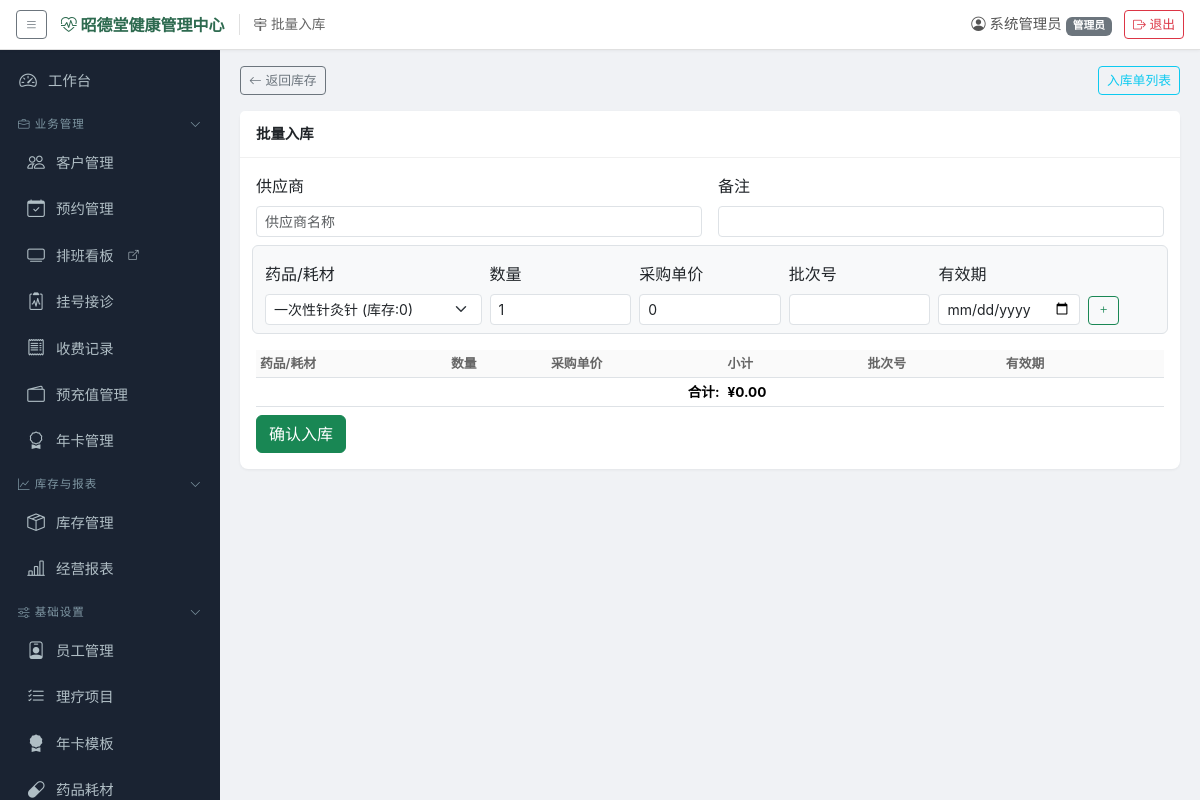
The page /inventory/batch_inbound (signed in) on the database its author committed.
### models.py (models this page shows, shortened)
class SystemConfig(db.Model):
    __tablename__ = 'system_configs'
    id = db.Column(db.Integer, primary_key=True)
    key = db.Column(db.String(100), unique=True, nullable=False)
    value = db.Column(db.String(500))
    description = db.Column(db.String(200))

class User(UserMixin, db.Model):
    __tablename__ = 'users'
    id = db.Column(db.Integer, primary_key=True)
    username = db.Column(db.String(50), unique=True, nullable=False)
    password_hash = db.Column(db.String(256), nullable=False)
    display_name = db.Column(db.String(50), nullable=False)
    role = db.Column(db.String(20), nullable=False, default='前台')  # 管理员/前台/理疗师/库管
    is_active_user = db.Column(db.Boolean, default=True)
    created_at = db.Column(db.DateTime, default=datetime.now)

### app.py (the view, shortened to what this page needs)
@app.route('/inventory/batch_inbound', methods=['GET', 'POST'])
@login_required
@role_required('管理员', '库管')
def batch_inbound():
    meds = Medicine.query.filter_by(is_active=True).order_by(Medicine.name).all()
    mids = [m.id for m in meds]
    stock_map = _batch_stock_query(mids)
    return render_template('batch_inbound.html', medicines=meds, stock_map=stock_map)

### app.py (called while the page is built)
@login_manager.user_loader
def load_user(user_id):
    return db.session.get(User, int(user_id))

def _generate_csrf_token():
    if '_csrf_token' not in session:
        session['_csrf_token'] = secrets.token_hex(16)
    return session['_csrf_token']

def role_required(*roles):
    def decorator(f):
        @wraps(f)
        def decorated_function(*args, **kwargs):
            if current_user.role not in roles and current_user.role != '管理员':
                flash('您没有权限执行此操作', 'danger')
                return redirect(url_for('dashboard'))
            return f(*args, **kwargs)
        return decorated_function
    return decorator

def _batch_stock_query(medicine_ids):
    if not medicine_ids:
        return {}
    rows = db.session.query(
        InventoryLedger.medicine_id,
        db.func.coalesce(db.func.sum(InventoryLedger.current_qty), 0)
    ).filter(InventoryLedger.medicine_id.in_(medicine_ids)
    ).group_by(InventoryLedger.medicine_id).all()
    return {mid: qty for mid, qty in rows}

### templates/batch_inbound.html (shortened to what this page needs)
{% extends "base.html" %}
{% block page_title %}批量入库{% endblock %}
{% block content %}
<div class="d-flex justify-content-between mb-3">
    <a href="{{ url_for('inventory') }}" class="btn btn-sm btn-outline-secondary"><i class="bi bi-arrow-left"></i> 返回库存</a>
    <a href="{{ url_for('inbound_orders') }}" class="btn btn-sm btn-outline-info">入库单列表</a>
</div>
<div class="card mb-3"><div class="card-header">批量入库</div><div class="card-body">
    <form method="POST" id="batchForm">
        <div class="row g-3 mb-3">
            <div class="col-md-6"><label class="form-label">供应商</label>
                <input type="text" name="supplier" id="supplier" class="form-control form-control-sm" placeholder="供应商名称"></div>
            <div class="col-md-6"><label class="form-label">备注</label>
                <input type="text" name="remark" class="form-control form-control-sm"></div>
        </div>
        <div class="row g-2 mb-3 p-2 border rounded bg-light">
            <div class="col-md-3"><label class="form-label">药品/耗材</label>
                <select id="addMed" class="form-select form-select-sm">
                    {% for m in medicines %}<option value="{{ m.id }}" data-name="{{ m.name }}">{{ m.name }} (库存:{{ stock_map.get(m.id, 0) }})</option>{% endfor %}
                </select></div>
            <div class="col-md-2"><label class="form-label">数量</label>
                <input type="number" id="addQty" class="form-control form-control-sm" min="1" value="1"></div>
            <div class="col-md-2"><label class="form-label">采购单价</label>
                <input type="number" id="addPrice" class="form-control form-control-sm" step="0.01" value="0"></div>
            <div class="col-md-2"><label class="form-label">批次号</label>
                <input type="text" id="addBatch" class="form-control form-control-sm"></div>
            <div class="col-md-2"><label class="form-label">有效期</label>
                <input type="date" id="addExpiry" class="form-control form-control-sm"></div>
            <div class="col-md-1 d-flex align-items-end"><button type="button" class="btn btn-sm btn-outline-success" onclick="addItem()"><i class="bi bi-plus"></i></button></div>
        </div>
        <div class="table-responsive"><table class="table table-sm table-hover mb-2">
            <thead><tr><th>药品/耗材</th><th>数量</th><th>采购单价</th><th>小计</th><th>批次号</th><th>有效期</th><th></th></tr></thead>
            <tfoot><tr class="fw-bold"><td colspan="3" class="text-end">合计:</td><td id="totalAmount">¥0.00</td><td colspan="3"></td></tr></tfoot>
        </table></div>
        <button type="submit" class="btn btn-success" onclick="return beforeSubmit()">确认入库</button>
    </form>
</div></div>
{% endblock %}

### templates/base.html (shortened to what this page needs)
<!DOCTYPE html>
<html lang="zh-CN">
<head>
    <link href="{{ url_for('static', filename='vendor/bootstrap.min.css') }}" rel="stylesheet">
    <link href="{{ url_for('static', filename='vendor/bootstrap-icons.min.css') }}" rel="stylesheet">
    <link href="{{ url_for('static', filename='css/style.css') }}" rel="stylesheet">
</head>
<body>
{% if current_user.is_authenticated %}
<header class="global-topbar">
    <div class="topbar-left">
        <button class="btn btn-sm btn-outline-secondary" id="sidebarToggle" title="展开/收起导航">
            <i class="bi bi-list"></i>
        </button>
        <span class="site-title" title="可在 系统管理→系统配置 中修改系统名称">
            <i class="bi bi-heart-pulse"></i> {{ site_title }}
        </span>
        <span class="nav-path" id="navPath"><i class="bi bi-signpost-2"></i> {% block page_title %}{% endblock %}</span>
    </div>
    <div class="topbar-right">
        <span class="user-info"><i class="bi bi-person-circle"></i> {{ current_user.display_name }}
            <small class="badge bg-secondary">{{ current_user.role }}</small></span>
        <a href="{{ url_for('logout') }}" class="btn btn-sm btn-outline-danger"><i class="bi bi-box-arrow-right"></i> 退出</a>
    </div>
</header>
<div class="d-flex" id="wrapper">
    <div class="sidebar" id="sidebar">
        <nav class="sidebar-nav">
            <a href="{{ url_for('dashboard') }}" class="nav-link {% if request.endpoint == 'dashboard' %}active{% endif %}">
                <i class="bi bi-speedometer2"></i> 工作台
            </a>
            <div class="nav-group" data-group="biz">
                <div class="nav-group-header"><span><i class="bi bi-briefcase"></i> 业务管理</span><i class="bi bi-chevron-down group-arrow"></i></div>
                <div class="nav-group-body">
                    <a href="{{ url_for('customers') }}" class="nav-link {% if request.endpoint and 'customer' in request.endpoint %}active{% endif %}">
                        <i class="bi bi-people"></i> 客户管理
                    </a>
                    <a href="{{ url_for('appointments') }}" class="nav-link {% if request.endpoint and 'appointment' in request.endpoint %}active{% endif %}">
                        <i class="bi bi-calendar-check"></i> 预约管理
                    </a>
                    {% if board_token %}
                    <a href="{{ url_for('board_schedule', token=board_token) }}" target="_blank" class="nav-link" title="在新窗口打开排班看板（可投屏展示）">
                        <i class="bi bi-tv"></i> 排班看板 <i class="bi bi-box-arrow-up-right" style="font-size:0.7em"></i>
                    </a>
                    {% endif %}
                    <a href="{{ url_for('registrations') }}" class="nav-link {% if request.endpoint and ('registration' in request.endpoint or 'medical' in request.endpoint or 'charge_register' in request.endpoint) %}active{% endif %}">
                        <i class="bi bi-clipboard2-pulse"></i> 挂号接诊
                    </a>
                    <a href="{{ url_for('charges') }}" class="nav-link {% if request.endpoint and 'charges' in request.endpoint %}active{% endif %}">
                        <i class="bi bi-receipt"></i> 收费记录
                    </a>
                    <a href="{{ url_for('prepaid') }}" class="nav-link {% if request.endpoint and 'prepaid' in request.endpoint %}active{% endif %}">
                        <i class="bi bi-wallet2"></i> 预充值管理
                    </a>
                    <a href="{{ url_for('annual_cards') }}" class="nav-link {% if request.endpoint and 'annual_card' in request.endpoint %}active{% endif %}">
                        <i class="bi bi-award"></i> 年卡管理
                    </a>
                </div>
            </div>
            <div class="nav-group" data-group="stock">
                <div class="nav-group-header"><span><i class="bi bi-graph-up"></i> 库存与报表</span><i class="bi bi-chevron-down group-arrow"></i></div>
                <div class="nav-group-body">
                    <a href="{{ url_for('inventory') }}" class="nav-link {% if request.endpoint and 'inventory' in request.endpoint %}active{% endif %}">
                        <i class="bi bi-box-seam"></i> 库存管理
                    </a>
                    <a href="{{ url_for('reports') }}" class="nav-link {% if request.endpoint and 'report' in request.endpoint %}active{% endif %}">
                        <i class="bi bi-bar-chart-line"></i> 经营报表
                    </a>
                </div>
            </div>
            {% if current_user.role == '管理员' or current_user.role == '库管' %}
            <div class="nav-group" data-group="settings">
                <div class="nav-group-header"><span><i class="bi bi-sliders"></i> 基础设置</span><i class="bi bi-chevron-down group-arrow"></i></div>
                <div class="nav-group-body">
                    {% if current_user.role == '管理员' %}
                    <a href="{{ url_for('settings_employees') }}" class="nav-link {% if request.endpoint and 'settings_employees' in request.endpoint %}active{% endif %}">
                        <i class="bi bi-person-badge"></i> 员工管理
                    </a>
                    <a href="{{ url_for('settings_items') }}" class="nav-link {% if request.endpoint and 'settings_items' in request.endpoint %}active{% endif %}">
                        <i class="bi bi-list-check"></i> 理疗项目
                    </a>
                    <a href="{{ url_for('settings_annual_card_templates') }}" class="nav-link {% if request.endpoint and 'annual_card_template' in request.endpoint %}active{% endif %}">
                        <i class="bi bi-award-fill"></i> 年卡模板
                    </a>
                    {% endif %}
                    {% if current_user.role in ['管理员', '库管'] %}
                    <a href="{{ url_for('settings_medicines') }}" class="nav-link {% if request.endpoint and 'settings_medicines' in request.endpoint %}active{% endif %}">
                        <i class="bi bi-capsule"></i> 药品耗材
                    </a>
                    {% endif %}
                </div>
            </div>
            {% endif %}
        </nav>
    </div>
    <div class="main-content">
        <div class="content-area">
            {% block content %}{% endblock %}
        </div>
    </div>
</div>
{% else %}
{% block auth_content %}{% endblock %}
{% endif %}
</body>
</html>

### static/css/style.css (style rules this page uses)
:root { --sidebar-width: 220px; --sidebar-bg: #1a2332; --sidebar-active: #2d6a4f; --topbar-height: 50px; }
* { box-sizing: border-box; }
body { font-family: -apple-system, BlinkMacSystemFont, "Segoe UI", "PingFang SC", "Hiragino Sans GB", "Microsoft YaHei", sans-serif; background: #f0f2f5; margin: 0; overflow-x: hidden; }
.global-topbar { height: var(--topbar-height); background: #fff; border-bottom: 1px solid #e0e0e0; display: flex; align-items: center; justify-content: space-between; padding: 0 16px; position: fixed; top: 0; left: 0; right: 0; z-index: 200; box-shadow: 0 1px 3px rgba(0,0,0,0.05); }
.topbar-left { display: flex; align-items: center; gap: 14px; min-width: 0; }
.topbar-left .site-title { font-weight: 700; font-size: 1rem; color: #2d6a4f; white-space: nowrap; max-width: 320px; overflow: hidden; text-overflow: ellipsis; }
.topbar-left .nav-path { color: #666; font-size: 0.85rem; border-left: 1px solid #e0e0e0; padding-left: 14px; white-space: nowrap; overflow: hidden; text-overflow: ellipsis; }
.topbar-right { display: flex; align-items: center; gap: 12px; flex-shrink: 0; }
.topbar-right .user-info { color: #555; font-size: 0.9rem; white-space: nowrap; }
.sidebar { width: var(--sidebar-width); background: var(--sidebar-bg); color: #ccc; position: fixed; left: 0; top: var(--topbar-height); bottom: 0; z-index: 100; transition: width 0.3s; overflow-y: auto; overflow-x: hidden; }
.sidebar-nav { padding: 8px 0 20px; }
.sidebar-nav .nav-link { display: flex; align-items: center; gap: 10px; padding: 10px 18px; color: #b0bec5; text-decoration: none; font-size: 0.9rem; transition: all 0.2s; white-space: nowrap; }
.sidebar-nav .nav-link i { font-size: 1.1rem; width: 20px; text-align: center; }
.nav-group-header { display: flex; align-items: center; justify-content: space-between; padding: 12px 18px 6px; font-size: 0.72rem; text-transform: uppercase; letter-spacing: 1px; color: #7f97a3; cursor: pointer; user-select: none; }
.nav-group-header .group-arrow { font-size: 0.7rem; transition: transform 0.2s; }
.nav-group-body .nav-link { padding-left: 26px; }
.main-content { margin-left: var(--sidebar-width); padding-top: var(--topbar-height); min-height: 100vh; width: calc(100% - var(--sidebar-width)); transition: margin-left 0.3s, width 0.3s; }
.content-area { padding: 16px 20px; width: 100%; }
.content-area .card { width: 100%; }
.content-area .table { width: 100%; margin-bottom: 0.5rem; }
.content-area .table-responsive { max-height: calc(100vh - 220px); overflow: auto; }
.card { border: none; border-radius: 8px; box-shadow: 0 1px 3px rgba(0,0,0,0.06); }
.card-header { background: #fff; border-bottom: 1px solid #f0f0f0; font-weight: 600; font-size: 0.9rem; padding: 12px 16px; }
.table th { font-weight: 600; font-size: 0.8rem; color: #666; background: #fafafa; border-bottom-width: 1px; }
.table td { font-size: 0.85rem; vertical-align: middle; }
.btn-sm { font-size: 0.8rem; }

### rows shown on the page
SystemConfig: value "昭德堂健康管理中心"
User: display_name "系统管理员", role "管理员"

### other values the page prints
form field value "一次性针灸针 (库存:0)"
